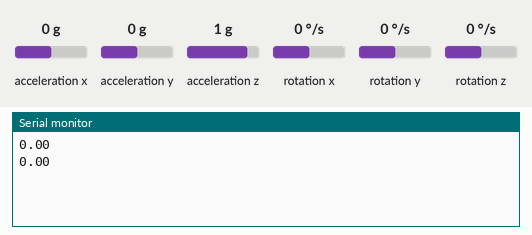
Bench run of a sketch on a simulated Arduino Uno, built with avr-gcc and run on an emulated ATmega328P. On the bench: the last lines printed to the serial monitor. Wiring (inferred from the names in the program): MPU-6050 motion sensor at I2C address 0x68. The test bench sets the inputs (shaded band); at power-on: acceleration x 0 g, acceleration z 1 g, rotation y 0 °/s, acceleration y 0 g, rotation x 0 °/s, rotation z 0 °/s.

Above: at 1.8 s.
1.9 s: acceleration x set to -1.4 g
At 2.8 s:
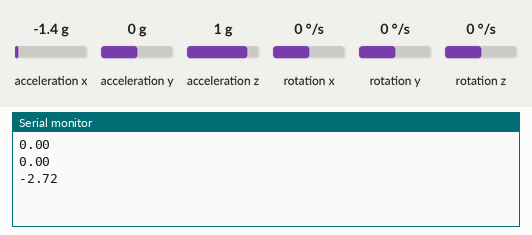
3.4 s: acceleration z set to -1.4 g
At 4.7 s:
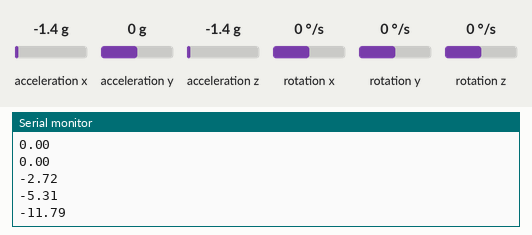
4.9 s: rotation y set to -192 °/s
At 5.7 s:
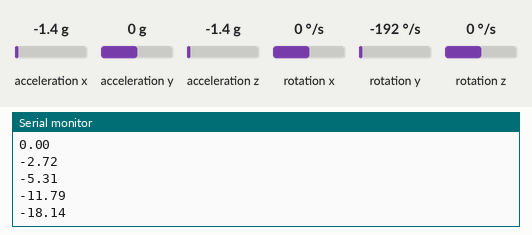
Timing chart, 0 to 7.9 s (numbered marks = the images above; inputs shaded):
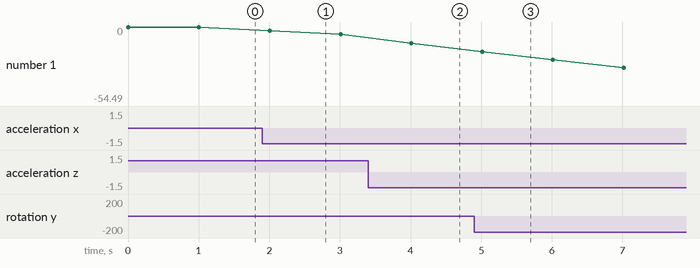

The sketch:

1112_Wire3.ino
```cpp
#include <Wire.h>
const int MPU=0x68; //MPU 6050 의 I2C 기본 주소
int16_t AcX,AcY,AcZ,Tmp,GyX,GyY,GyZ;

double angleY = 0,degY;  // angle, deg
double dGyY;          // double type acc.data

void setup() {
 Wire.begin(); //Wire 라이브러리 초기화
 Wire.beginTransmission(MPU); //MPU로 데이터전송 시작
 Wire.write(0x6B); // PWR_MGMT_1 register
 Wire.write(0); //MPU-6050 시작 모드로
 Wire.endTransmission(true);
 Serial.begin(9600);

}

void loop() {
 Wire.beginTransmission(MPU); //데이터 전송시작
 Wire.write(0x3B); //register 0x3B 큐에 데이터 기록
 Wire.endTransmission(false); //연결유지
 Wire.requestFrom(MPU,14,true); //MPU에 데이터 요청 //14바이트 요청, 다음의 read() 로 한바이트씩 읽어냄.
 AcX=Wire.read()<<8|Wire.read(); // 0x3B:H, 0x3C:L
 AcY=Wire.read()<<8|Wire.read(); // 0x3D:H, 0x3E:L
 AcZ=Wire.read()<<8|Wire.read(); // 0x3F:H, 0x40:L
 Tmp=Wire.read()<<8|Wire.read(); // 0x41:H, 0x42:L
 GyX=Wire.read()<<8|Wire.read(); // 0x43:H, 0x44:L
 GyY=Wire.read()<<8|Wire.read(); // 0x45:H, 0x46:L
 GyZ=Wire.read()<<8|Wire.read(); // 0x47:H, 0x48:L

 degY = atan2(AcX,AcZ) * 180 / PI; // rad to deg
 dGyY = GyY/131.;  // 16-bit data to 250 deg/sec
 angleY = (0.95*(angleY+(dGyY*0.001))) + (0.05*degY); // complemantary filter
 Serial.println(angleY);
 delay(1000);
}
```

Measured:
- after the input at 1.9 s, the serial monitor: prints a new line after 0.11 s (image 1)
- after the input at 3.4 s, the serial monitor: prints a new line after 0.61 s (image 2)
- after the input at 4.9 s, the serial monitor: prints a new line after 0.11 s (image 3)
- plotted number 1: 0 → -5.31 after the input at 1.9 s, -5.31 → -11.79 after the input at 3.4 s, -11.79 → -54.49 after the input at 4.9 s
